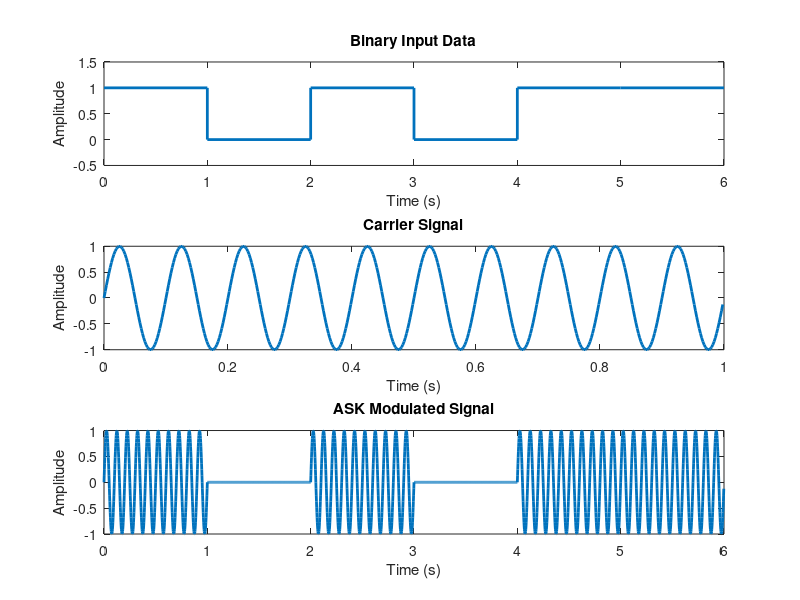

Source code (MATLAB):
clc;
clear all;
close all;
data = [1 0 1 0 1 1];

Tb = 1;              % Bit duration in seconds
fc = 10;             % Carrier frequency in Hz
fs = 500;            % Sampling frequency
t = 0:1/fs:Tb-1/fs;  % Time vector for one bit
carrier = sin(2*pi*fc*t);

ASK_signal = [];    
for i = 1:length(data)
    if data(i) == 1
        ASK_bit = carrier;     
    else
        ASK_bit = zeros(1, length(t));  
    end
    ASK_signal = [ASK_signal ASK_bit]; 
end

time = 0:1/fs:Tb*length(data)-1/fs;
figure;
% Binary Data
subplot(3,1,1);
stairs(0:Tb:Tb*length(data), [data data(end)], 'LineWidth', 2);
title('Binary Input Data');
xlabel('Time (s)');
ylabel('Amplitude');
ylim([-0.5 1.5]);
% Carrier Signal
subplot(3,1,2);
plot(t, carrier, 'LineWidth', 2);
title('Carrier Signal');
xlabel('Time (s)');
ylabel('Amplitude');
% ASK Modulated Signal
subplot(3,1,3);
plot(time, ASK_signal, 'LineWidth', 2);
title('ASK Modulated Signal');
xlabel('Time (s)');
ylabel('Amplitude');
